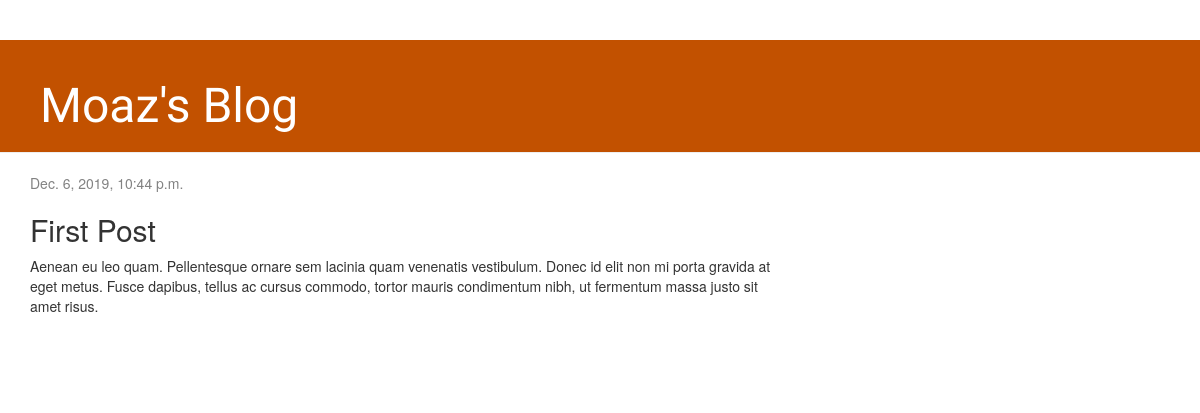
The app's page /post/1/ with its own data.
### blog/models.py (models this page shows, shortened)
class Post(models.Model):
    author = models.ForeignKey(settings.AUTH_USER_MODEL, on_delete=models.CASCADE)
    title = models.CharField(max_length=200)
    text = models.TextField()
    created_date = models.DateTimeField(timezone.now())
    publish_date = models.DateTimeField(blank=True, null=True)

### blog/views.py (the view)
# urls.py: path('post/<int:pk>/', views.post_detail, name='post_detail'),
def post_detail(request, pk):
    post = Post.objects.get(pk=pk)
    return render(request, 'blog/post_detail.html', {"post": post})

### blog/templates/blog/post_detail.html (shortened to what this page needs)
{% extends 'blog/base.html' %}
{% block content %}
<div class="post">
    {% if post.publish_date %}
    <div class="date">
        {{ post.publish_date }}
    </div>
    {% endif %}
    <h2>{{ post.title }}</h2>
    <p>{{ post.text|linebreaksbr }}</p>
</div>
{% endblock %}

### blog/static/css/blog.css (style rules this page uses)
.date { color: #828282; }
.post { margin-bottom: 70px; }

### records on screen
Post: publish_date "Dec. 6, 2019, 10:44 p.m.", title "First Post", text "Aenean eu leo quam. Pellentesque ornare sem lacinia quam venenatis vestibulum. Donec id elit non mi porta gravida at eget metus. Fusce dapibus, tellus ac cursus commodo, tortor mauris condimentum nibh, ut fermentum massa justo sit amet risus."
